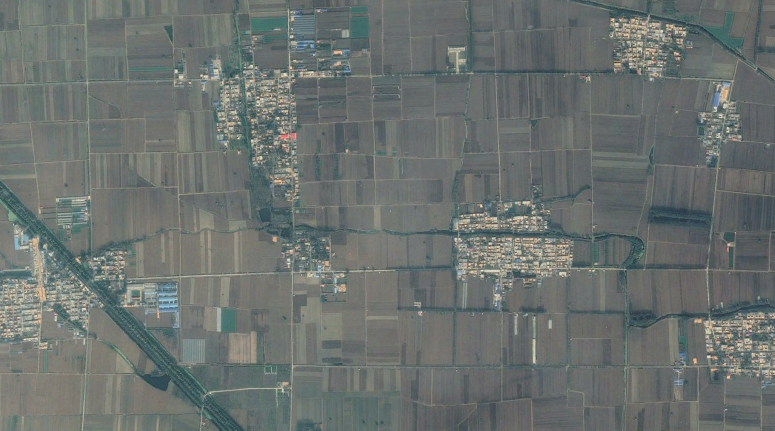
#> input picture CVImage/TestImage.png, 1550 x 861 px (shown at 1/2 size)
$ python OpenCV_EdgeDetection.py   (older library calls are emulated)
#> lines starting #> are read from the running program, lines starting #| are printed output that depends on the picture
# -*- coding: utf-8 -*-
import os
import cv2
import numpy as np
import matplotlib.pyplot as plt

# set the Chinese font to SimHei.
plt.rcParams['font.sans-serif'] = ['SimHei']
# set the English font to Times New Roman.
plt.rcParams['font.sans-serif'] = ['Times New Roman']
# not show the axes less than zero.
plt.rcParams['axes.unicode_minus'] = False
# set resolution to 100
plt.rcParams['figure.dpi'] = 100


# extract image contour
# [106 lines left out: functions cv_find_contours, canny_edge, sobel_edge, not called in this run]


def laplacian_edge(filename):
#> called with filename = 'TestImage.png'
    img = cv2.imread(filename, 0)
#> img: shape (861, 1550); min 39, max 239, mean 111
    laplacian = cv2.Laplacian(img, cv2.CV_16S, ksize=3)
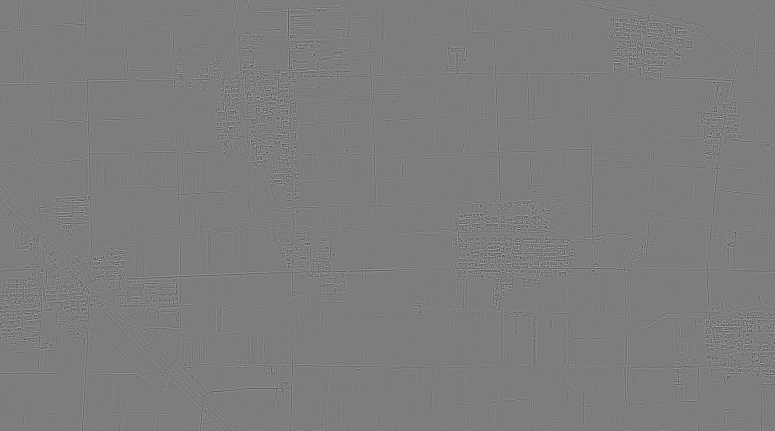
#> laplacian: shape (861, 1550) int16 (shown at 1/2 size); min -828, max 856, mean 0; drawn with min black and max white
    dst = cv2.convertScaleAbs(laplacian)
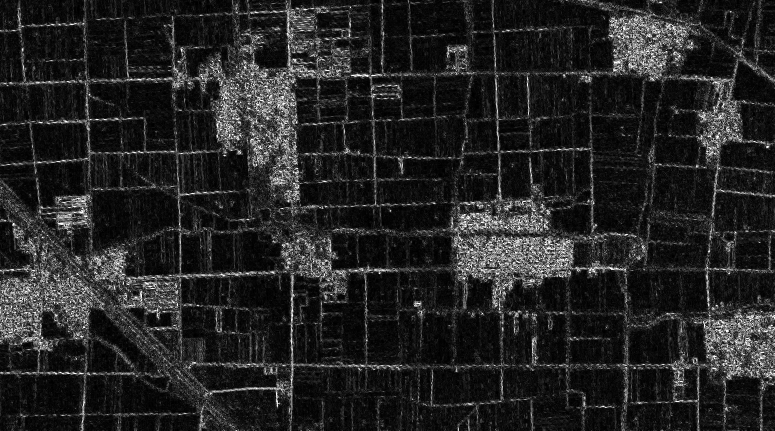
#> dst: shape (861, 1550) (shown at 1/2 size); min 0, max 255, mean 35.4
    cv2.imshow('Laplacian', dst)
    cv2.waitKey(0)
    cv2.destroyAllWindows()


if __name__ == '__main__':
    # 获取工程根目录的路径
    root_path = os.path.abspath(os.path.dirname(os.path.dirname(__file__)))
    # 打印工程根目录路径
    print("Root path:" + root_path)
    # 定义数据文件的路径
    data_path = os.path.abspath(root_path + r"\CVImage")
    # 打印数据文件的路径
    print("Data path:" + data_path)
    # 切换目录
    os.chdir(data_path)
    # 待操作的图片文件名
    image_filename = "TestImage.png"
    # 调用函数
    # cv_find_contours(image_filename)
    # canny_edge(image_filename)
    # sobel_edge(image_filename)
    laplacian_edge(image_filename)

$ run again, with CVImage/dem.tif saved as CVImage/TestImage.png
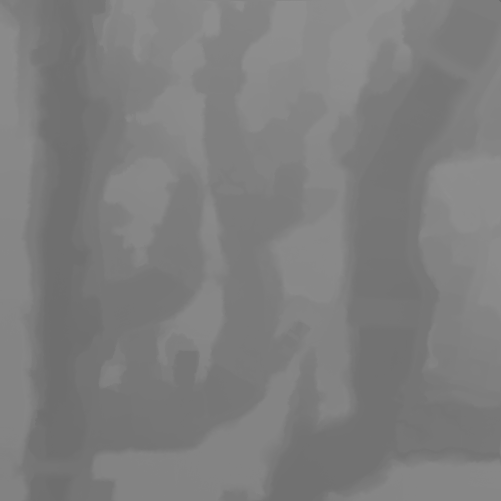
#> input picture CVImage/dem.tif, 501 x 501 px
#> in laplacian_edge, img is the input picture: shape (501, 501); min 109, max 144, mean 125.6
#> in laplacian_edge, `laplacian = cv2.Laplacian(img, cv2.CV_16S, ksize=3)`:
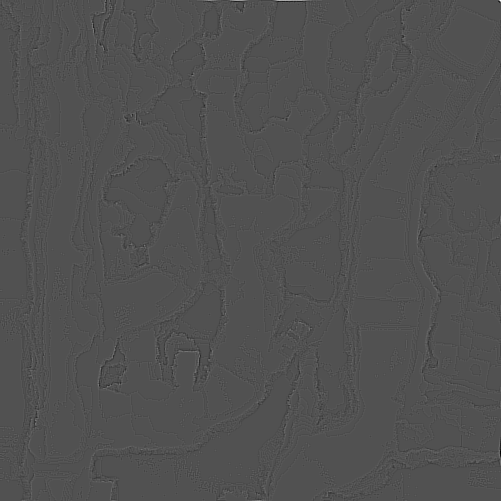
#> laplacian: shape (501, 501) int16; min -56, max 120, mean 0; drawn with min black and max white
#> in laplacian_edge, `dst = cv2.convertScaleAbs(laplacian)`:
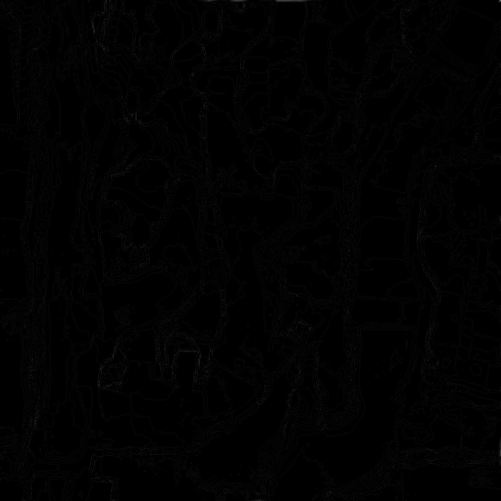
#> dst: shape (501, 501); min 0, max 120, mean 1.6
